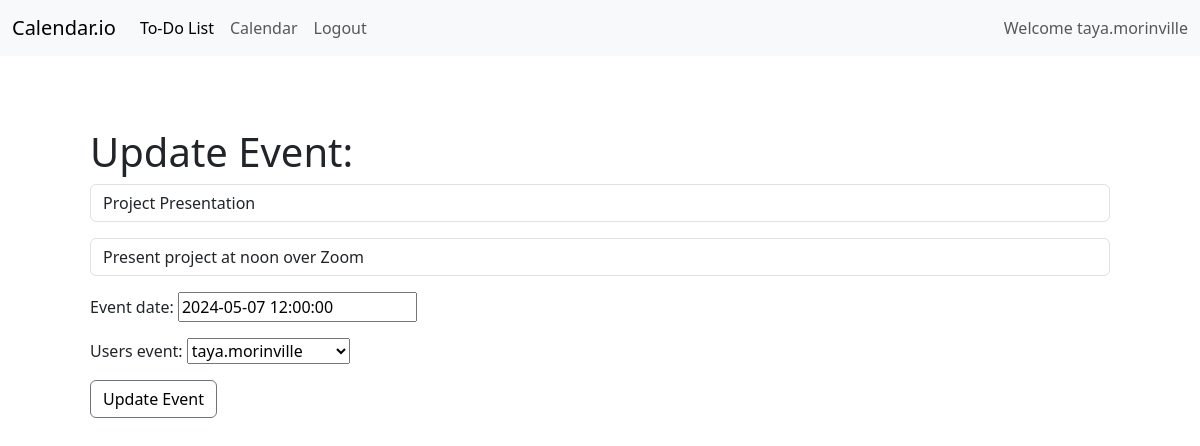
/update_event/16 (signed in), run on the app's committed database.
### calendarAPP/models.py (models this page shows, shortened)
class Event(models.Model):
    event_id = models.AutoField(primary_key=True)
    title = models.CharField(max_length=100)
    description = models.CharField(max_length=300)
    event_date = models.DateTimeField()
    users_event = models.ForeignKey(User, on_delete=models.CASCADE) # Each event is associated with one user

### calendarAPP/views.py (the view, shortened to what this page needs)
# urls.py: path("update_event/<int:pk>", views.update_event, name="update_event"),
def update_event(request, pk):
    current_event = Event.objects.get(event_id=pk)
    form = AddEventForm(request.POST or None, instance=current_event)
    if request.user.is_authenticated:
        return render(request, "calendarAPP/update_event.html", {"form": form})
    else:
        messages.success(request, "You must be logged in")
        return redirect("cal:home")

### calendarAPP/forms.py
class AddEventForm(forms.ModelForm):
    title = forms.CharField(
        required=True,
        label="",
        widget=forms.widgets.TextInput(
            attrs={"class": "form-control", "placeholder": "Title"}
        ),
    )
    description = forms.CharField(
        required=False,
        label="",
        widget=forms.widgets.TextInput(
            attrs={"class": "form-control", "placeholder": "Description"}
        ),
    )
    class Meta:
        model = Event
        fields = "__all__"

### calendarAPP/templates/calendarAPP/update_event.html (shortened to what this page needs)
{% extends "calendarAPP/base.html" %}
{% block content %}
<div class='mt-4 p-5'>
    <h1>Update Event:</h1>
    <form method="POST" action="">
        {{form.as_p }}
            <button type="submit" class="btn btn-secondary">Update Event</button>
    </form>
</div>
{% endblock %}

### calendarAPP/templates/calendarAPP/navbar.html (shortened to what this page needs)
<nav class="navbar navbar-expand-lg bg-body-tertiary">
    <div class="container-fluid">
      <a class="navbar-brand" href="{% url 'cal:home'%}">Calendar.io</a>
      <div class="collapse navbar-collapse" id="navbarNav">
        <ul class="navbar-nav">
          {% if user.is_authenticated %}
            <li class="nav-item">
              <a class="nav-link active" aria-current="page" href="{% url 'cal:home'%}">To-Do List</a>
            </li>
            <li class="nav-item">
              <a class="nav-link" href="{% url 'cal:calendar'%}">Calendar</a>
            </li>
            <li class="nav-item">
              <a class="nav-link" href="{% url 'cal:logout' %}">Logout</a>
            </li>
          {% endif %}
        </ul>
      </div>
      <span class="navbar-text">
        Welcome {{request.user.username}}
      </span>
    </div>
  </nav>

### calendarAPP/static/calendarAPP/css/styles.css (style rules this page uses)
ul { height: 100%; padding: 0px 5px 0px 20px; }
a { color: #17a2b8; }
.btn { outline: none; color: black; background-color: transparent; box-shadow: 0 0 0 0; }

### data on the page
Event: title "Project Presentation", description "Present project at noon over Zoom", event_date "2024-05-07 12:00:00", users_event "taya.morinville"

### other printed values
{{ request.user.username }} "taya.morinville"
